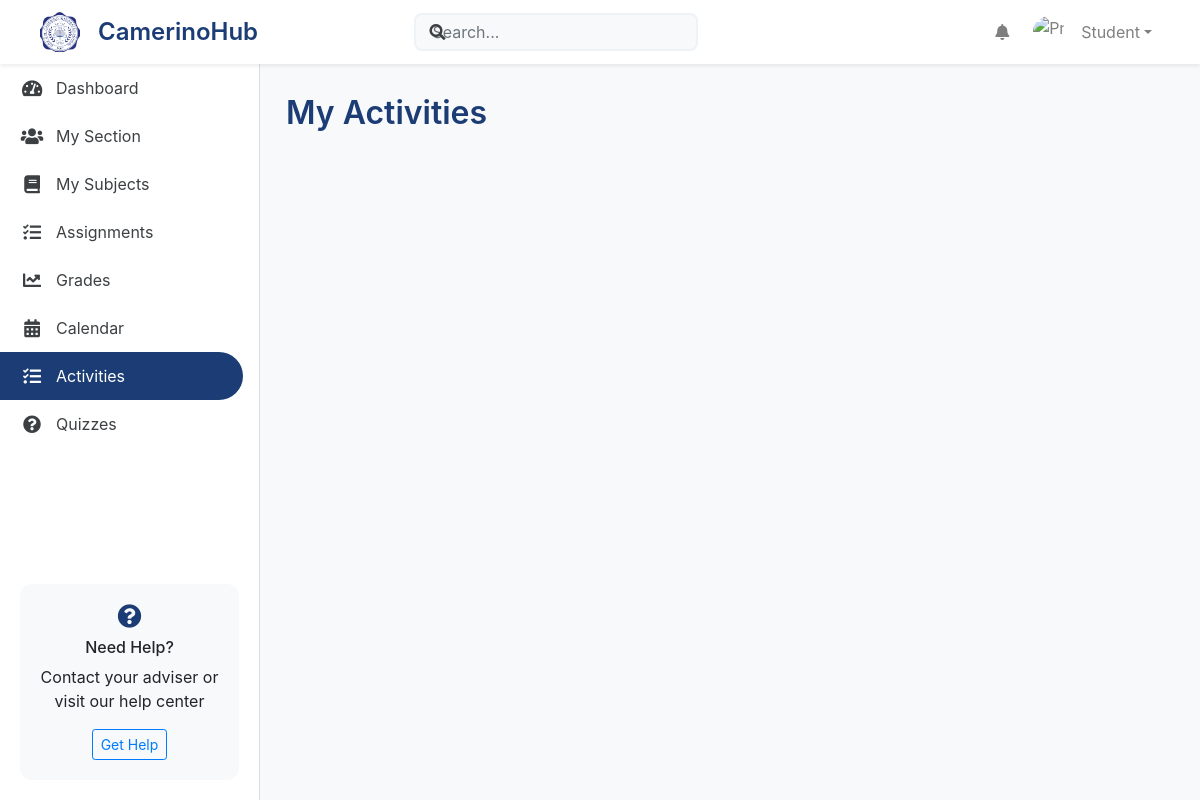
The app's page /Student/student_activities.php (signed in), older data.
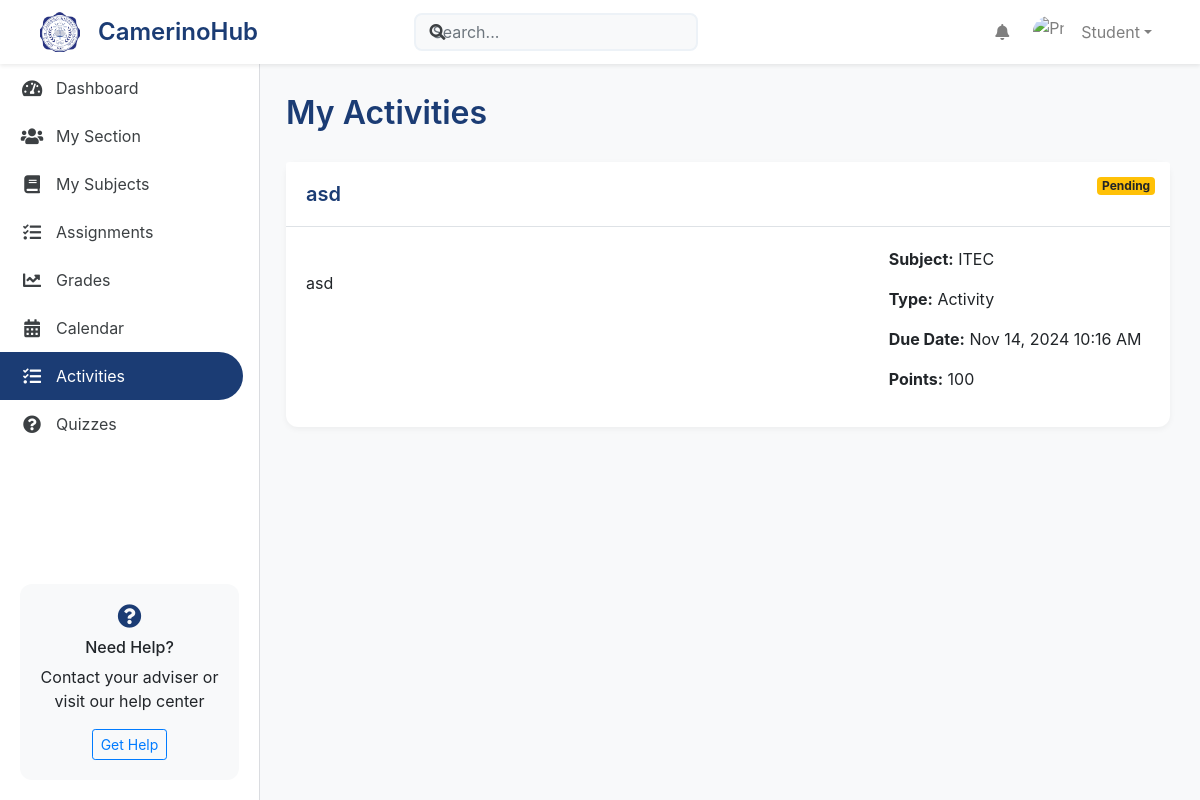
The same page, newer data.
### tables this page shows
CREATE TABLE `activities` (
  `activity_id` int(11) NOT NULL,
  `teacher_id` int(11) NOT NULL,
  `section_subject_id` int(11) NOT NULL,
  `title` varchar(255) NOT NULL,
  `description` text DEFAULT NULL,
  `file_path` varchar(255) DEFAULT NULL,
  `type` enum('activity','quiz','assignment') DEFAULT 'activity',
  `points` int(11) NOT NULL DEFAULT 100,
  `quiz_link` varchar(255) DEFAULT NULL,
  `quiz_duration` int(11) DEFAULT NULL COMMENT 'Duration in minutes',
  `prevent_tab_switch` tinyint(1) DEFAULT 0,
  `fullscreen_required` tinyint(1) DEFAULT 0,
  `quiz_attempts` int(11) DEFAULT 1,
  `due_date` datetime NOT NULL,
  `created_at` timestamp NOT NULL DEFAULT current_timestamp(),
  `updated_at` timestamp NOT NULL DEFAULT current_timestamp() ON UPDATE current_timestamp(),
  `status` enum('active','inactive') DEFAULT 'active'
);

### db/dbConnector.php (called while the page is built, shortened)
<?php
class DbConnector {
public $link;
public $messageLink;
function __construct($useMessageDb = false) {
        $host = 'localhost';
        $mainDb = 'camerinohub';
        $user = 'root';
        $pass = '';
        $this->link = mysqli_connect($host, $user, $pass, $mainDb);
        mysqli_set_charset($this->link, "utf8mb4");
    }
    function prepare($query, $useMessageDb = false) {
        $conn = $useMessageDb ? $this->messageLink : $this->link;
        $stmt = mysqli_prepare($conn, $query);
        return $stmt;
    }
}
?>

### Student/student_activities.php (the view, shortened to what this page needs)
<?php
require_once('../db/dbConnector.php');
$db = new DbConnector();
$student_id = $_SESSION['id'];
$activities_query = "
    SELECT
        a.activity_id,
        a.title,
        a.description,
        a.type,
        a.due_date,
        a.points,
        s.subject_name,
        s.subject_code,
        sec.section_name,
        GROUP_CONCAT(DISTINCT af.file_id) as file_ids,
        GROUP_CONCAT(DISTINCT af.file_name) as file_names,
        GROUP_CONCAT(DISTINCT af.file_path) as file_paths,
        sas.submission_id,
        sas.points as achieved_points,
        sas.submitted_at,
        CASE
            WHEN sas.submission_id IS NOT NULL THEN 'Submitted'
            WHEN a.due_date < NOW() THEN 'Overdue'
            ELSE 'Pending'
        END as status
    FROM student_sections ss
    JOIN sections sec ON ss.section_id = sec.section_id
    JOIN section_subjects ssub ON sec.section_id = ssub.section_id
    JOIN subjects s ON ssub.subject_id = s.id
    JOIN activities a ON ssub.id = a.section_subject_id
    LEFT JOIN activity_files af ON a.activity_id = af.activity_id
    LEFT JOIN student_activity_submissions sas ON a.activity_id = sas.activity_id
        AND sas.student_id = ?
    WHERE ss.student_id = ?
        AND ss.status = 'active'
        AND a.status = 'active'
        AND ssub.status = 'active'
    GROUP BY
        a.activity_id,
        sas.submission_id
    ORDER BY a.due_date DESC";
$stmt = $db->prepare($activities_query);
$stmt->bind_param("ii", $student_id, $student_id);
$stmt->execute();
$activities = $stmt->get_result()->fetch_all(MYSQLI_ASSOC);
?>
<!DOCTYPE html>
<html lang="en">
<head>
    <link href="https://stackpath.bootstrapcdn.com/bootstrap/4.5.2/css/bootstrap.min.css" rel="stylesheet">
    <link href="https://cdnjs.cloudflare.com/ajax/libs/font-awesome/5.15.1/css/all.min.css" rel="stylesheet">
    <link rel="stylesheet" href="css/dashboard-shared.css">
</head>
<body>
    <?php include 'includes/navigation.php'; ?>
    <div class="dashboard-container">
        <?php include 'includes/sidebar.php'; ?>
        <div class="main-content">
            <div class="content-header">
                <h1>My Activities</h1>
            </div>
            <div class="activities-container">
                <?php foreach ($activities as $activity): ?>
                    <div class="card mb-3">
                        <div class="card-header d-flex justify-content-between align-items-center">
                            <h5 class="mb-0"><?php echo htmlspecialchars($activity['title']); ?></h5>
                            <span class="badge badge-<?php echo getStatusBadgeClass($activity['status']); ?>">
                                <?php echo $activity['status']; ?>
                            </span>
                        </div>
                        <div class="card-body">
                            <div class="row">
                                <div class="col-md-8">
                                    <p class="activity-description">
                                        <?php echo nl2br(htmlspecialchars($activity['description'])); ?>
                                    </p>
                                </div>
                                <div class="col-md-4">
                                    <div class="activity-details">
                                        <p><strong>Subject:</strong> <?php echo htmlspecialchars($activity['subject_code']); ?></p>
                                        <p><strong>Type:</strong> <?php echo ucfirst($activity['type']); ?></p>
                                        <p><strong>Due Date:</strong> <?php echo date('M d, Y h:i A', strtotime($activity['due_date'])); ?></p>
                                        <p><strong>Points:</strong> <?php echo $activity['points']; ?></p>
                                    </div>
                                </div>
                            </div>
                        </div>
                    </div>
                <?php endforeach; ?>
            </div>
        </div>
    </div>
</body>
</html>
<?php
function getStatusBadgeClass($status) {
    switch ($status) {
        case 'Pending':
            return 'warning';
    }
}
?>

Row changes from the older to the newer data that the page shows:
added activities: title "asd", status "Pending", description "asd", subject_code "ITEC", type "Activity", due_date "Nov 14, 2024 10:16 AM", points "100"
